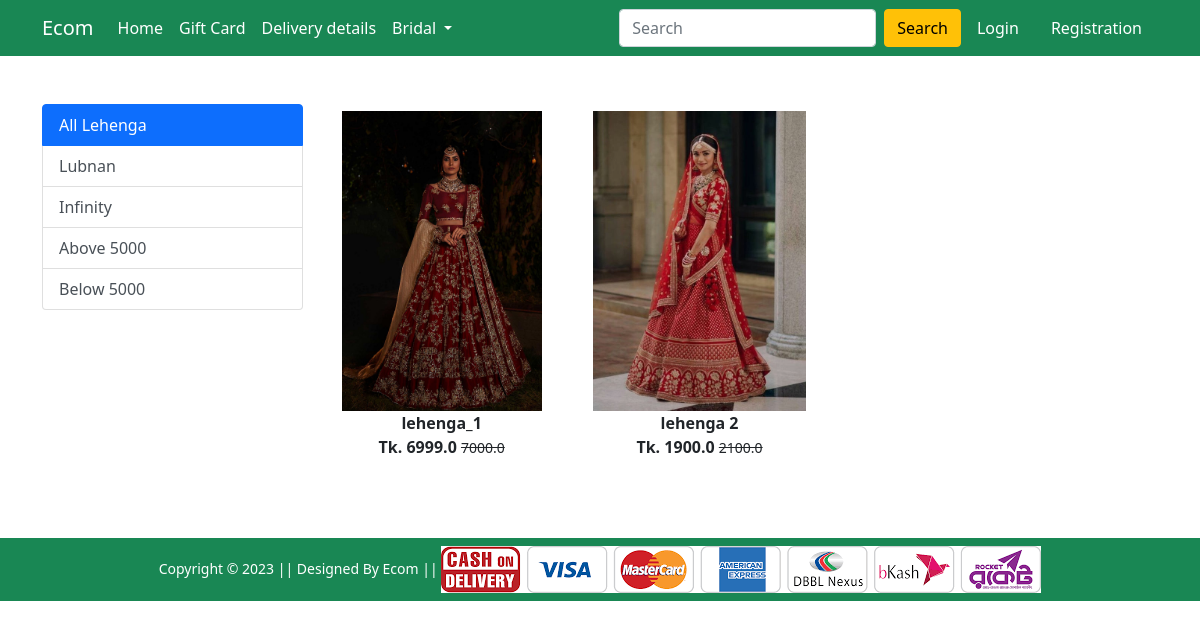
The app's page /lehenga/ with its own data.
### Shop/models.py (models this page shows, shortened)
class product(models.Model):
    title = models.CharField(max_length=255)
    selling_price = models.FloatField()
    discount_price = models.FloatField()
    description = models.TextField()
    brand = models.CharField(max_length=50)
    catagory = models.CharField(choices=CATAGORY_CHOICES,max_length=2)
    product_img = models.ImageField(upload_to='product_img')

### Shop/views.py (the view)
# urls.py: path('lehenga/', views.lehenga, name='lehenga'),
def lehenga(request,data=None):
  if data==None:
   lehengas = product.objects.filter(catagory='L')
  elif data=='infinity' or data== 'lubnan':
   lehengas = product.objects.filter(catagory='L').filter(brand=data)
  elif data == 'below':
   lehengas = product.objects.filter(catagory='L').filter(discount_price__lt=4000)
  elif data == 'above':
   lehengas = product.objects.filter(catagory='L').filter(discount_price__gt=4000)
  return render(request, 'Shop/lehenga.html',{ 'lehengas' :lehengas})

### Shop/templates/Shop/lehenga.html (shortened to what this page needs)
{% extends 'Shop/base.html' %}
{% load static %}
{% block main-content %}
<div class="container my-5">
    <div class="row">
        <div class="col-sm-3">
            <div class="list-group">
                <a href="{% url 'lehenga' %}" class="list-group-item list-group-item-action active" aria-current="true">
                    All Lehenga
                </a>
                <a href="{% url 'lehengaItem' 'lubnan' %}" class="list-group-item list-group-item-action">Lubnan</a>
                <a href="{% url 'lehengaItem' 'infinity' %}" class="list-group-item list-group-item-action">Infinity</a>
                <a href="{% url 'lehengaItem' 'above' %}" class="list-group-item list-group-item-action">Above 5000</a>
                <a href="{% url 'lehengaItem' 'below' %}" class="list-group-item list-group-item-action">Below 5000</a>
            </div>
        </div>
        <div class="col-sm-8">
            <div class="row">
                {% for product in lehengas %}
                <div class="col-sm-4 text-center mb-4">
                    <a href="{% url 'product-detail' product.id %}" class="btn">
                        <div class="item">
                            <img src="{{product.product_img.url}}" alt="" height="300" class="">
                            <div class="fw-bold">{{product.title}}</div>
                            <div class="fw-bold">Tk. {{product.discount_price}} <small
                                    class="fw-light text-decoration-line-through">{{product.selling_price}}</small>
                            </div>
                        </div>
                    </a>
                </div>
                {% endfor %}
            </div>
        </div>
    </div>
</div>
{% endblock main-content %}

### records on screen
product: product_img (picture), title "lehenga_1", discount_price "6999.0", selling_price "7000.0"
product: product_img (picture), title "lehenga 2", discount_price "1900.0", selling_price "2100.0"
